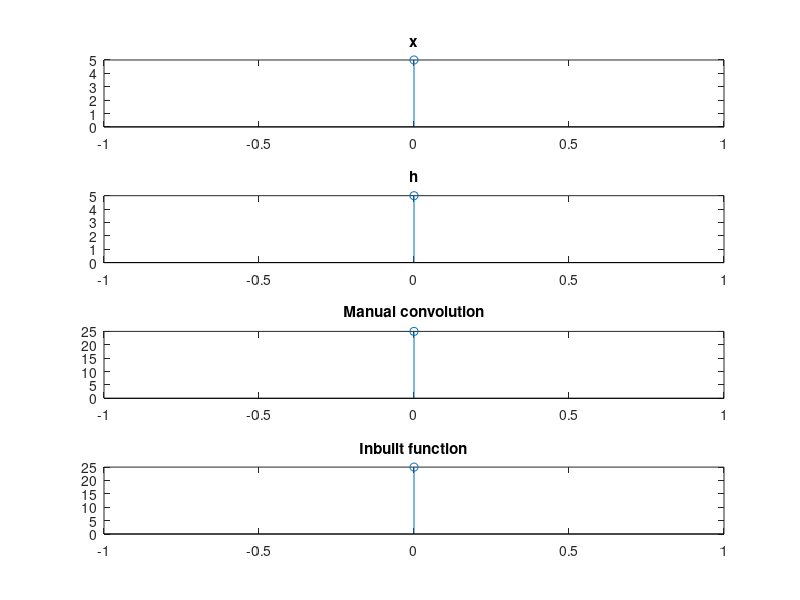

Reproduce this figure in MATLAB.
%% clear
clc
clear all 
close all

%% process
x=input('Enter sequence x : ');
h=input('Enter sequence h : ');
s=max(length(x),length(h));
n=0:1:s-1;
x=[zeros(1,(s-length(x))), x];
h=[zeros(1,(s-length(h))), h];
y=h;
y=fliplr(y);
z=zeros(1,s);
for i=1:s
    % rotate by taking y(s) as first elemnet
    % adding y(1) to y(s-1) as last elements
    % y(1:(s-1)) is short for y(1) to y(s-1)
    y=[y(s) y(1:(s-1))];
    %for j=1:s
    %    z(i)=z(i)+(x(j)*y(j));
    %end
    z(i) = sum(x.*y);
end

%% plot
subplot(4,1,1);
stem(n,x);
title('x')
subplot(4,1,2);
stem(n,h);
title('h')
subplot(4,1,3);
stem(n,z);
title('Manual convolution')
m=cconv(x,h,s);
subplot(4,1,4);
stem(n,m);
title('Inbuilt function')


